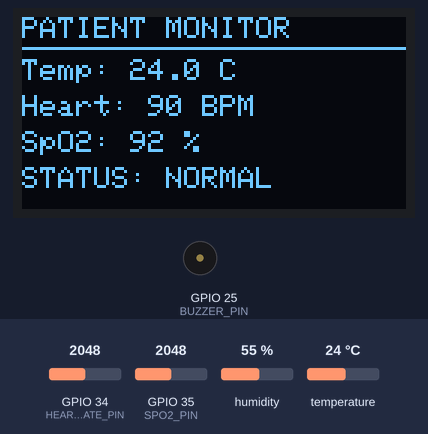
The program below on a simulated ESP32. Shown: 128×64 one-colour display, buzzer (waves = sounding). Inputs (shaded band) come from the test bench; at power-on: GPIO 34 (HEART_RATE_PIN) = 2048, GPIO 35 (SPO2_PIN) = 2048, temperature 24 °C, humidity 55 %. WiFi joins after 1.5 s; servers stay silent unless stated; web services answer with replies made up by the test bench; what the program prints to the serial monitor is not drawn.

Above: at 4.7 s.
4.8 s: GPIO 34 (HEART_RATE_PIN) set to 2543
7.5 s: GPIO 34 (HEART_RATE_PIN) set to 2681
At 9.0 s:
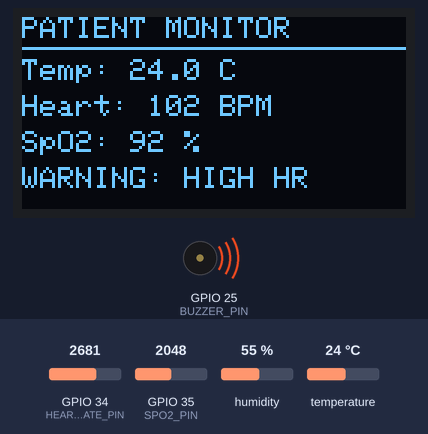
10.2 s: GPIO 34 (HEART_RATE_PIN) set to 122
At 12.5 s:
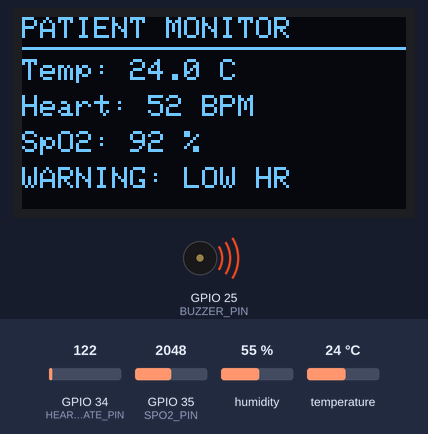
13.2 s: GPIO 35 (SPO2_PIN) set to 2682
At 14.2 s:
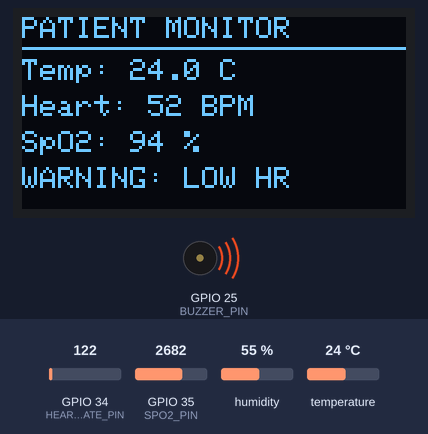
15.9 s: GPIO 35 (SPO2_PIN) set to 2783
At 18.8 s:
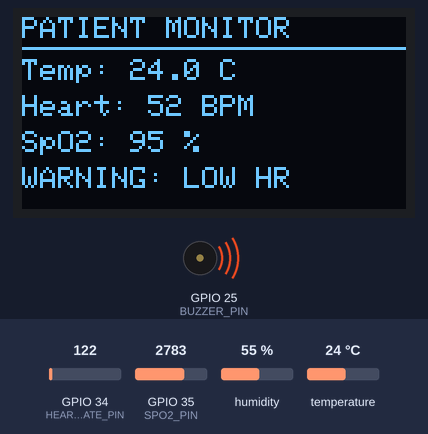
19.4 s: temperature set to 12 °C
At 20.6 s:
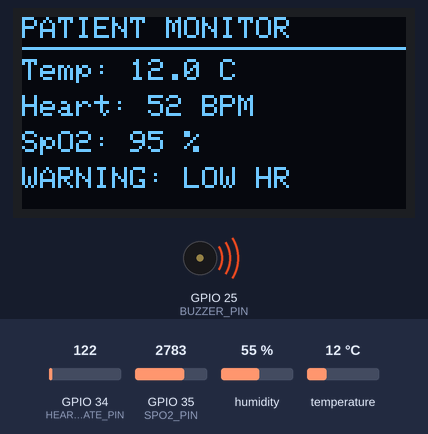
Timing chart, 0 to 22.4 s (numbered marks = the images above; inputs shaded):
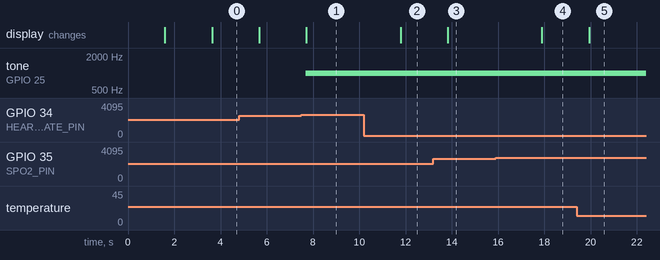

Measured:
- the behaviour switches between 2610 and 2611 on GPIO 34 (HEART_RATE_PIN) (found by bisection; images 0 and 1)
- after the input at 7.5 s, tone on GPIO 25 (BUZZER_PIN): silent → 1000 Hz after 0.18 s; the display: changes after 0.21 s (image 1)
- after the input at 10.2 s, the display: changes after 1.6 s (image 2)
- after the input at 13.2 s, the display: changes after 0.63 s (image 3)
- after the input at 15.9 s, the display: changes after 2.0 s (image 4)
- after the input at 19.4 s, the display: changes after 0.54 s (image 5)

The program:

main.cpp
```cpp
#include <Arduino.h>
#include <DHT.h>
#include <Wire.h>
#include <Adafruit_GFX.h>
#include <Adafruit_SSD1306.h>
#include <WiFi.h>
#include <HTTPClient.h>
#include <WiFiClientSecure.h>

#define DHT_PIN 4
#define DHT_TYPE DHT22
#define HEART_RATE_PIN 34
#define SPO2_PIN 35
#define BUZZER_PIN 25

#define SCREEN_WIDTH 128
#define SCREEN_HEIGHT 64
#define OLED_RESET -1
#define OLED_ADDRESS 0x3C

// ===============================
// Wi-Fi settings for Wokwi
// ===============================
const char* WIFI_SSID = "Wokwi-GUEST";
const char* WIFI_PASSWORD = "";

// ===============================
// ThingSpeak
// ===============================
const char* THINGSPEAK_API_KEY = "YOUR_WRITE_API_KEY";

const unsigned long THINGSPEAK_INTERVAL = 20000;
unsigned long lastThingSpeakUpdate = 0;

DHT dht(DHT_PIN, DHT_TYPE);

Adafruit_SSD1306 display(
    SCREEN_WIDTH,
    SCREEN_HEIGHT,
    &Wire,
    OLED_RESET
);

// ===============================
// Connect to Wi-Fi
// ===============================
void connectWiFi() {
    Serial.println("Connecting to Wokwi Wi-Fi...");

    WiFi.begin(WIFI_SSID, WIFI_PASSWORD);

    int attempts = 0;

    while (WiFi.status() != WL_CONNECTED && attempts < 30) {
        delay(500);
        Serial.print(".");
        attempts++;
    }

    Serial.println();

    if (WiFi.status() == WL_CONNECTED) {
        Serial.println("Wi-Fi connected");
        Serial.print("IP address: ");
        Serial.println(WiFi.localIP());
    } else {
        Serial.println("Wi-Fi connection failed");
    }
}

// ===============================
// Send data to ThingSpeak
// ===============================
void sendToThingSpeak(
    float temperature,
    float humidity,
    int heartRate,
    int spo2,
    bool warning
) {
    if (WiFi.status() != WL_CONNECTED) {
        Serial.println("Wi-Fi not connected");
        return;
    }

    WiFiClientSecure client;
    client.setInsecure();   // Wokwi TLS

    HTTPClient http;

    String url = "https://api.thingspeak.com/update?api_key=";
    url += THINGSPEAK_API_KEY;
    url += "&field1=" + String(temperature, 1);
    url += "&field2=" + String(humidity, 1);
    url += "&field3=" + String(heartRate);
    url += "&field4=" + String(spo2);
    url += "&field5=" + String(warning ? 0 : 1);

    Serial.println("Sending data to ThingSpeak...");

    http.begin(client, url);

    int httpCode = http.GET();

    Serial.print("HTTP Code: ");
    Serial.println(httpCode);

    if (httpCode == 200) {
        String payload = http.getString();

        Serial.print("ThingSpeak Entry ID: ");
        Serial.println(payload);
    } else {
        Serial.print("HTTP Error: ");
        Serial.println(httpCode);
    }

    http.end();
}

void setup() {
    Serial.begin(115200);

    dht.begin();

    // Buzzer
    pinMode(BUZZER_PIN, OUTPUT);
    digitalWrite(BUZZER_PIN, LOW);

    // I2C: SDA = GPIO 21, SCL = GPIO 22
    Wire.begin(21, 22);

    // OLED
    if (!display.begin(SSD1306_SWITCHCAPVCC, OLED_ADDRESS)) {
        Serial.println("OLED initialization failed");

        while (true) {
            delay(100);
        }
    }

    display.clearDisplay();
    display.setTextColor(SSD1306_WHITE);

    display.setTextSize(1);
    display.setCursor(20, 0);
    display.println("PATIENT MONITOR");

    display.setCursor(20, 20);
    display.println("Connecting WiFi...");

    display.display();

    Serial.println("Patient Health Monitoring System");
    Serial.println("DHT22 temperature sensor initialized");
    Serial.println("Heart rate simulation initialized");
    Serial.println("SpO2 simulation initialized");
    Serial.println("OLED display initialized");
    Serial.println("Buzzer alarm initialized");

    // Connect to Wi-Fi
    connectWiFi();

    display.clearDisplay();

    display.setTextSize(1);
    display.setCursor(0, 0);
    display.println("PATIENT MONITOR");

    display.setCursor(0, 20);

    if (WiFi.status() == WL_CONNECTED) {
        display.println("WiFi Connected");
        display.setCursor(0, 35);
        display.println("Cloud Ready");
    } else {
        display.println("WiFi Failed");
    }

    display.display();

    delay(2000);
}

void loop() {
    float temperature = dht.readTemperature();
    float humidity = dht.readHumidity();

    // ===============================
    // Heart-rate simulation
    // ===============================
    int sensorValue = analogRead(HEART_RATE_PIN);
    int heartRate = map(sensorValue, 0, 4095, 50, 130);

    String heartRateStatus;

    if (heartRate < 60) {
        heartRateStatus = "LOW HEART RATE";
    } else if (heartRate <= 100) {
        heartRateStatus = "NORMAL";
    } else {
        heartRateStatus = "HIGH HEART RATE";
    }

    // ===============================
    // SpO2 simulation
    // ===============================
    int spo2SensorValue = analogRead(SPO2_PIN);
    int spo2 = map(spo2SensorValue, 0, 4095, 85, 100);

    String spo2Status;

    if (spo2 < 90) {
        spo2Status = "LOW SpO2";
    } else if (spo2 < 95) {
        spo2Status = "BORDERLINE SpO2";
    } else {
        spo2Status = "NORMAL SpO2";
    }

    // ===============================
    // Determine warning
    // ===============================
    bool warning = false;
    String warningReason = "";

    if (heartRate < 60) {
        warning = true;
        warningReason = "LOW HR";
    } else if (heartRate > 100) {
        warning = true;
        warningReason = "HIGH HR";
    } else if (spo2 < 90) {
        warning = true;
        warningReason = "LOW SpO2";
    }

    // ===============================
    // Buzzer alarm
    // ===============================
    if (warning) {
        tone(BUZZER_PIN, 1000);
    } else {
        noTone(BUZZER_PIN);
    }

    if (isnan(temperature) || isnan(humidity)) {
        Serial.println("Failed to read from DHT22");
    } else {

        // ===============================
        // Serial Monitor
        // ===============================
        Serial.print("Temperature: ");
        Serial.print(temperature);
        Serial.print(" °C | Humidity: ");
        Serial.print(humidity);
        Serial.print(" % | Heart Rate: ");
        Serial.print(heartRate);
        Serial.print(" BPM | Status: ");
        Serial.print(heartRateStatus);
        Serial.print(" | SpO2: ");
        Serial.print(spo2);
        Serial.print(" % | Status: ");
        Serial.print(spo2Status);

        if (warning) {
            Serial.print(" | WARNING: ");
            Serial.println(warningReason);
        } else {
            Serial.println(" | PATIENT NORMAL");
        }

        // ===============================
        // OLED
        // ===============================
        display.clearDisplay();

        display.setTextSize(1);

        display.setCursor(0, 0);
        display.println("PATIENT MONITOR");

        display.drawLine(0, 10, 127, 10, SSD1306_WHITE);

        // Temperature
        display.setCursor(0, 14);
        display.print("Temp: ");
        display.print(temperature, 1);
        display.println(" C");

        // Heart rate
        display.setCursor(0, 26);
        display.print("Heart: ");
        display.print(heartRate);
        display.println(" BPM");

        // SpO2
        display.setCursor(0, 38);
        display.print("SpO2: ");
        display.print(spo2);
        display.println(" %");

        // Overall status
        display.setCursor(0, 50);

        if (warning) {
            display.print("WARNING: ");
            display.println(warningReason);
        } else {
            display.println("STATUS: NORMAL");
        }

        display.display();

        // ===============================
        // ThingSpeak upload
        // ===============================
        if (millis() - lastThingSpeakUpdate >= THINGSPEAK_INTERVAL) {

            sendToThingSpeak(
                temperature,
                humidity,
                heartRate,
                spo2,
                warning
            );

            lastThingSpeakUpdate = millis();
        }
    }

    delay(2000);
}
```
